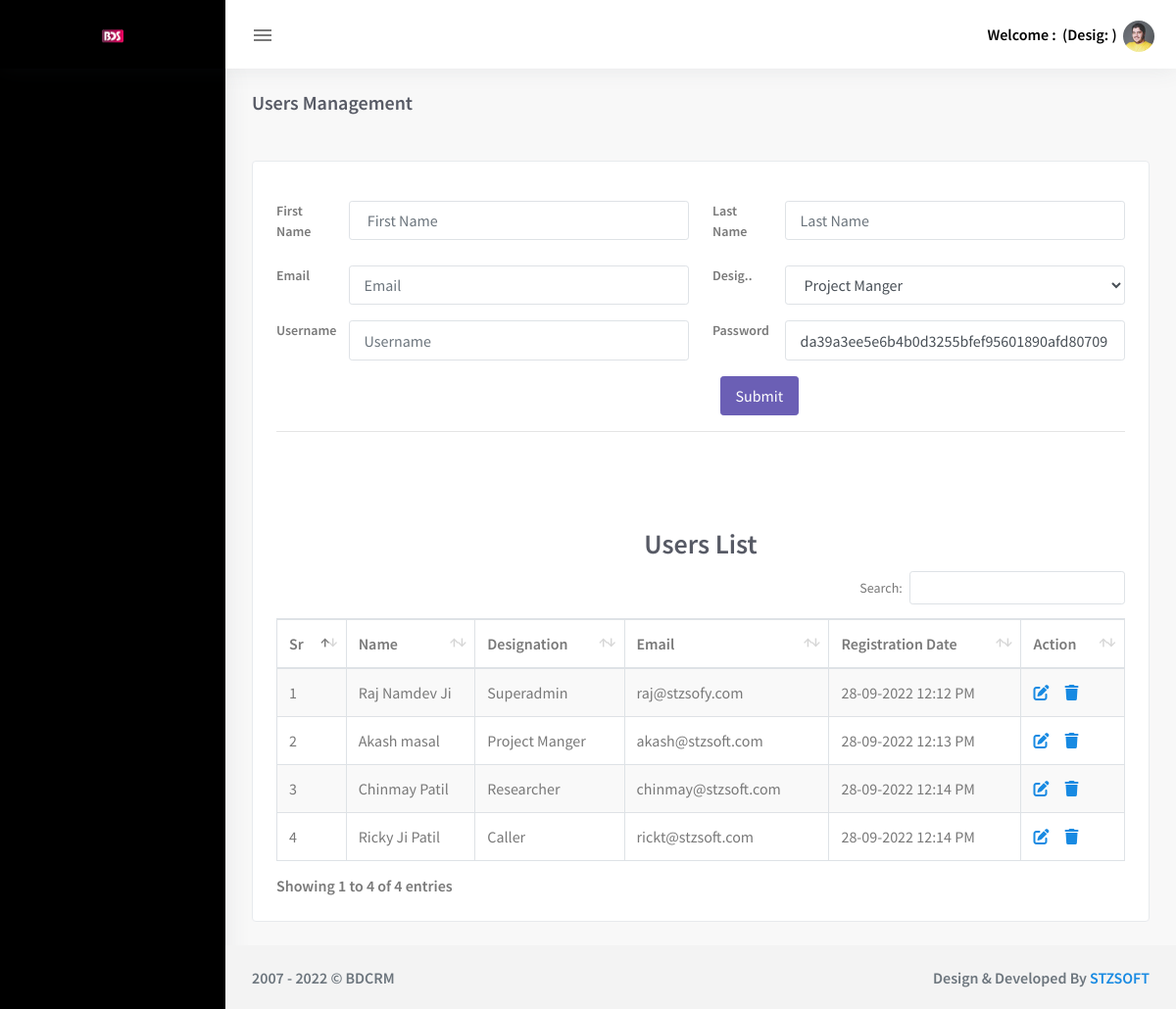
Page /master/add_users on the committed database.
### tables this page shows
CREATE TABLE `users` (
  `id` int(11) NOT NULL,
  `username` varchar(111) NOT NULL,
  `password` varchar(1111) NOT NULL,
  `first_name` varchar(64) NOT NULL,
  `last_name` varchar(64) NOT NULL,
  `email` varchar(40) NOT NULL,
  `designation` varchar(50) NOT NULL,
  `created_at` timestamp NOT NULL DEFAULT current_timestamp(),
  `status` int(11) NOT NULL DEFAULT 1 COMMENT '1=Active, 0=Inactive'
);

CREATE TABLE `master_designation` (
  `id` int(10) NOT NULL,
  `designation_name` varchar(50) NOT NULL,
  `status` int(10) NOT NULL DEFAULT 1 COMMENT '1=Active, 0=Inactive',
  `created_at` datetime NOT NULL DEFAULT current_timestamp()
);

### application/views/includes/template.php (called while the page is built, shortened)
<?php
$this->load->view("includes/header.php");
$this->load->view("includes/navbar.php");
$this->load->view("includes/left-sidebar.php");
$this->load->view("includes/right-sidebar.php");
$this->load->view($main_content);
?>

### application/controllers/Master.php (called while the page is built, shortened)
<?php if (!defined('BASEPATH')) exit('No direct script access allowed');
class Master  extends CI_Controller
{
    public function __construct()
    {
        $this->load->model("model");
    }
    public function add_users($id=0){
        $data['main_content'] = "main/add_users";
        $data['getAllDesignations'] = $this->model->getData('master_designation', array('status' => '1'));
        $data['getAllUsers'] = $this->getUserWithDesig();
        $this->load->view("includes/template", $data);
    }
    public function getUserWithDesig(){
        $sql = "SELECT u.*,ds.designation_name FROM `users` as u
                left join master_designation as ds on u.designation = ds.id where u.status=1";
        return $this->model->getSqlData($sql);
    }
}

### index.php (called while the page is built, shortened)
<?php
require_once BASEPATH.'core/CodeIgniter.php';

### application/models/Model.php (called while the page is built, shortened)
<?php
class Model extends CI_Model {
	function getData($tableName, $where_data=array(), $where_in = array(), $like = array()){
        try{
			if (isset($tableName) && isset($where_data)) {
				$this->db->trans_start();
				if(!empty($where_data)){
					$this->db->where($where_data);
				}
				$query = $this->db->get($tableName);
				$this->db->trans_complete();
				if ($query->num_rows() > 0){
					$rows = $query->result_array();
					return $rows;
				}else{
					return false;
				}
			}else{
				return false;
			}
		} catch (Exception $e){
			return false;
		}
	}
	function getSqlData($sql){
       	$query = $this->db->query($sql);
      	$result=$query->result_array();
      	return $result;
	}
}

### application/views/main/add_users.php (the view, shortened to what this page needs)
<div class="content-page">
            <div class="content">
                <div class="container-fluid">
                    <div class="row">
                        <div class="col-12">
                            <div class="page-title-box">
                                <h4 class="page-title">Users Management</h4>
                            </div>
                        </div>
                    </div><br>
                    <div class="row">
                        <?php
                        if(!empty($usersData)){
                            $user_id  = $usersData['id'];
                            $username  = $usersData['username'];
                            $password  = ($usersData['password']);
                            $first_name  = $usersData['first_name'];
                            $last_name  = $usersData['last_name'];
                            $email  = $usersData['email'];
                            $designation  = $usersData['designation'];
                        }else{
                            $username  = "";
                            $password  = "";
                            $first_name  = "";
                            $last_name  ="";
                            $email  = "";
                            $designation  = "";
                        }
                        ?>
                        <div class="col-lg-12">
                            <div class="card-box">
                                <form action="<?php echo base_url('master/submit_users'); ?>" method="post">
                                     <div class="row">
                                        <div class="col-lg-6">
                                        <form class="form-horizontal">
                                            <div class="form-group row">
                                                <label class="col-md-2 control-label">First Name</label>
                                                <div class="col-md-10">
                                                    <input type="text" class="form-control" name="firstname" placeholder=" First Name"
                                                    value="<?= $first_name; ?>" required="">
                                                </div>
                                            </div>
                                            <div class="form-group row">
                                                <label class="col-md-2 control-label">Email</label>
                                                <div class="col-md-10">
                                                    <input type="email" class="form-control" placeholder="Email" name="email" required="" value="<?= $email;?>">
                                                </div>
                                            </div>
                                            <div class="form-group row">
                                                <label class="col-md-2 control-label">Username</label>
                                                <div class="col-md-10">
                                                    <input type="text" class="form-control" placeholder="Username" name="username" required="" value="<?= $username; ?>">
                                                </div>
                                            </div>
                                    </div>
                                    <div class="col-lg-6">
                                           <div class="form-group row">
                                                <label class="col-md-2 control-label">Last Name</label>
                                                <div class="col-md-10">
                                                    <input type="text" class="form-control"  required="" name="lastname" placeholder="Last Name" value="<?=
                                                    $last_name; ?>">
                                                </div>
                                            </div>
                                             <div class="form-group row">
                                                <label class="col-sm-2 control-label">Desig..</label>
                                                <div class="col-sm-10">
                                                    <select class="form-control" name="designation">
                                                        <?php
                                                        foreach ($getAllDesignations as $key => $value){
                                                            $selected = '';
                                                            if(!empty($designation)){
                                                                if($designation==$value['id']){
                                                                    $selected = 'selected';
                                                                }
                                                            }else{
                                                                $selected = '';
                                                            }
                                                         ?>
                                                            <option value="<?= $value['id']; ?>" <?= $selected; ?>>
                                                            <?= $value['designation_name'] ?></option>
                                                        <?php }
                                                        ?>
                                                    </select>
                                                </div>
                                            </div>
                                             <div class="form-group row">
                                                <label class="col-md-2 control-label">Password</label>
                                                <div class="col-md-10">
                                                    <input type="text" class="form-control" placeholder="Password" name="password" required="" value="<?= sha1($password);?>">
                                                </div>
                                            </div>
                                    </div>
                                    <br>
                           <center><button type="submit" style="margin-left: 585%" class="btn btn-purple waves-effect waves-light" >Submit</button></center>
                                 </form>
                                </div>
                                <hr>
                                <br><br><br>
                                <center><h3>Users List</h3></center>
                                <table id="datatable-fixed-col" class="table table-striped table-bordered dt-responsive nowrap" style="border-collapse: collapse; border-spacing: 0; width: 100%;">
                                    <thead>
                                        <tr>
                                            <th>Sr</th>
                                            <th>Name</th>
                                            <th>Designation</th>
                                            <th>Email</th>
                                            <th>Registration Date</th>
                                            <th>Action</th>
                                        </tr>
                                    </thead>
                                    <tbody>
                                        <?php
                                        foreach ($getAllUsers as $key => $value) {
                                            $id = $value['id'];
                                            ?>
                                        <tr>
                                            <td><?= $key+1;?></td>
                                            <td><?= $value['first_name']." ".$value['last_name'];?></td>
                                            <td><?= $value['designation_name'];?></td>
                                            <td><?= $value['email'];?></td>
                                            <td>
                                                <?= date("d-m-Y h:i A", strtotime($value['created_at']));?></td>
                                            <td>
                                                <a href="<?= base_url('master/add_users').'/'.$id;?>"><i class="fa-solid fa-pen-to-square"></i></a>
                                                <a onclick="alert('are you sure want to delete this user')" href="<?= base_url('master/deleteUser').'/'.$id;?>"><i class="fa-solid fa-trash"></i></a>
                                            </td>
                                        </tr>
                                       <?php }
                                        ?>
                                    </tbody>
                                </table>
                            </div>
                        </div>
                    </div>
                </div>
            </div>
        </div>

### rows in the picture
users: first_name "Raj", last_name "Namdev Ji", master_designation.designation_name "Superadmin", email "raj@stzsofy.com", created_at "28-09-2022 12:12 PM"
users: first_name "Akash", last_name "masal", master_designation.designation_name "Project Manger", email "akash@stzsoft.com", created_at "28-09-2022 12:13 PM"
users: first_name "Chinmay", last_name "Patil", master_designation.designation_name "Researcher", email "chinmay@stzsoft.com", created_at "28-09-2022 12:14 PM"
users: first_name "Ricky Ji", last_name "Patil", master_designation.designation_name "Caller", email "rickt@stzsoft.com", created_at "28-09-2022 12:14 PM"

### other values in the picture
form field designation "Project Manger"
